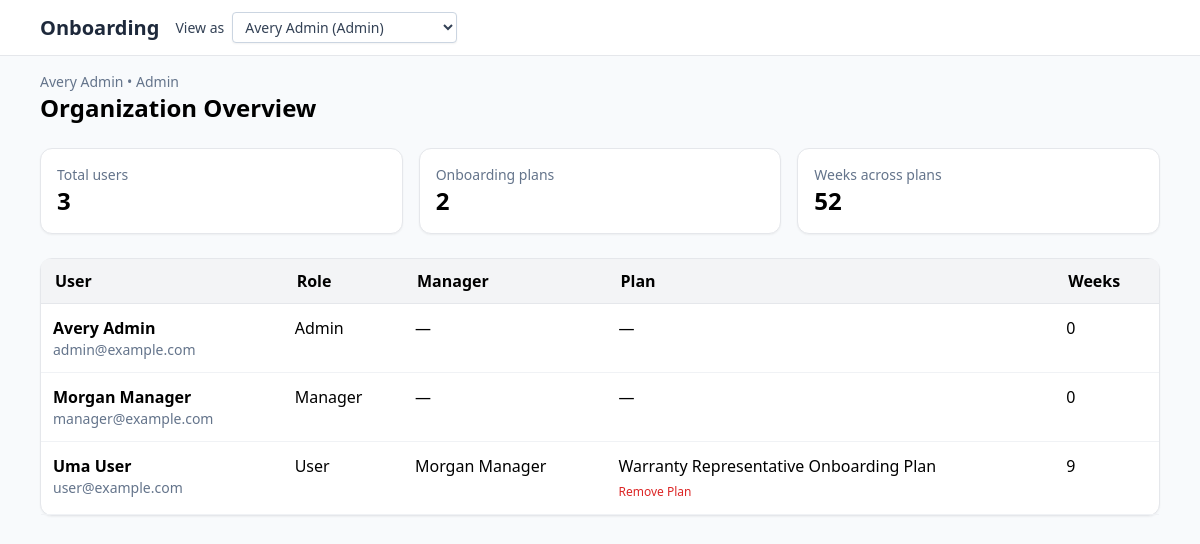
The page /admin/overview on the database its author committed.
### Onboarding/models.py (models this page shows, shortened)
class User(db.Model):
    __tablename__ = "users"
    id = db.Column(db.Integer, primary_key=True)
    email = db.Column(db.String(255), unique=True, nullable=False)
    full_name = db.Column(db.String(255), nullable=False)
    role = db.Column(db.String(32), nullable=False, default=RoleEnum.USER.value)
    onboarding_plan_id = db.Column(
        db.Integer, db.ForeignKey("onboarding_plans.id"), nullable=True
    )
    onboarding_plan = db.relationship("OnboardingPlan", back_populates="users")
    manager_id = db.Column(db.Integer, db.ForeignKey("users.id"), nullable=True)
    manager = db.relationship(
        "User",
        remote_side="User.id",
        back_populates="direct_reports",
        lazy="joined",
    )
    direct_reports = db.relationship(
        "User",
        back_populates="manager",
        lazy="selectin",
        cascade="all",
    )

class OnboardingPlan(db.Model):
    __tablename__ = "onboarding_plans"
    id = db.Column(db.Integer, primary_key=True)
    name = db.Column(db.String(255), nullable=False, default="Onboarding Plan")
    description = db.Column(db.Text, nullable=True)
    weeks = db.relationship(
        "Week",
        back_populates="onboarding_plan",
        lazy="selectin",
        cascade="all, delete-orphan",
    )
    users = db.relationship(
        "User",
        back_populates="onboarding_plan",
        lazy="selectin",
    )

### app.py (the view)
@app.get("/admin/overview")
def admin_overview():
    admin = current_user()
    require_role(admin, {RoleEnum.ADMIN.value})
    users = (
        User.query.options(
            selectinload(User.onboarding_plan).selectinload(OnboardingPlan.weeks),
            selectinload(User.manager),
        )
        .order_by(User.full_name.asc())
        .all()
    )
    plans = (
        OnboardingPlan.query.options(selectinload(OnboardingPlan.weeks))
        .order_by(OnboardingPlan.name.asc())
        .all()
    )
    return render_template(
        "admin_overview.html",
        admin=admin,
        users=users,
        plans=plans,
    )

### app.py (called while the page is built, shortened)
def current_user() -> User:
    email = (
        request.headers.get("X-User-Email")
        or request.args.get("as_user")
        or session.get("as_user")
    )
    query = User.query.options(selectinload(User.onboarding_plan))
    user = query.order_by(User.id.asc()).first()
    if not user:
        abort(404, description="No users available")
    return user

def require_role(user: User, allowed_roles: set[str]):
    if user.role not in allowed_roles:
        abort(403)

@app.context_processor
def inject_markdown_renderer():
    return dict(render_markdown=render_markdown)

@app.context_processor
def inject_user():
    u = session.get("user")
    return {"user": u or {"role": "guest"}}

@app.context_processor
def inject_user_switcher():
    users = User.query.order_by(User.role.asc(), User.full_name.asc()).all()
    active_user = None
    try:
        active_user = current_user()
    except Exception:
        active_user = None
    return {
        "switchable_users": users,
        "nav_current_user": active_user,
    }

### templates/admin_overview.html (shortened to what this page needs)
{% extends "base.html" %}
{% block content %}
<div class="flex items-center justify-between mb-6">
  <div>
    <p class="text-sm text-slate-500">{{ admin.full_name }} • Admin</p>
    <h1 class="text-2xl font-bold">Organization Overview</h1>
  </div>
</div>
<div class="grid md:grid-cols-3 gap-4 mb-6">
  <div class="bg-white border rounded-xl p-4 shadow-sm">
    <p class="text-sm text-slate-500">Total users</p>
    <p class="text-2xl font-semibold">{{ users|length }}</p>
  </div>
  <div class="bg-white border rounded-xl p-4 shadow-sm">
    <p class="text-sm text-slate-500">Onboarding plans</p>
    <p class="text-2xl font-semibold">{{ plans|length }}</p>
  </div>
  <div class="bg-white border rounded-xl p-4 shadow-sm">
    <p class="text-sm text-slate-500">Weeks across plans</p>
    <p class="text-2xl font-semibold">{{ plans|map(attribute='weeks')|map('length')|sum }}</p>
  </div>
</div>
<div class="bg-white border rounded-xl shadow-sm">
  <table class="table">
    <thead>
      <tr>
        <th>User</th>
        <th>Role</th>
        <th>Manager</th>
        <th>Plan</th>
        <th>Weeks</th>
      </tr>
    </thead>
    <tbody>
      {% for user in users %}
        <tr>
          <td>
            <div class="font-semibold">{{ user.full_name }}</div>
            <div class="text-sm text-slate-500">{{ user.email }}</div>
          </td>
          <td class="align-top">{{ user.role|capitalize }}</td>
          <td class="align-top">{{ user.manager.full_name if user.manager else '—' }}</td>
          <td class="align-top">
            {% if user.onboarding_plan %}
              <div>{{ user.onboarding_plan.name }}</div>
              <button hx-get="{{ url_for('admin_delete_user_plan', user_id=user.id) }}"
                      hx-target="#modal-container"
                      class="text-xs text-red-600 hover:text-red-800 hover:underline mt-1 inline-block bg-transparent border-0 p-0 cursor-pointer">
                Remove Plan
              </button>
            {% else %}
              —
            {% endif %}
          </td>
          <td class="align-top">{{ user.onboarding_plan.weeks|length if user.onboarding_plan else 0 }}</td>
        </tr>
      {% endfor %}
    </tbody>
  </table>
</div>
{% endblock %}

### templates/base.html (shortened to what this page needs)
<!doctype html>
<html lang="en">
<head>
  <script src="https://cdn.tailwindcss.com"></script>
  <link rel="stylesheet" href="{{ url_for('static', filename='site.css') }}?v={{ build_ts }}">
</head>
<body class="bg-slate-50 min-h-screen">
  <nav class="bg-white border-b sticky top-0 z-10">
    <div class="max-w-6xl mx-auto px-4 py-3 flex items-center gap-4">
      <a href="/weeks" class="text-xl font-semibold text-slate-800">Onboarding</a>
      {% if switchable_users %}
      <form method="get" action="{{ request.path }}" class="flex items-center gap-2 text-sm text-slate-700">
        <label for="user-switch" class="font-medium">View as</label>
        <select
          id="user-switch"
          name="as_user"
          class="rounded border border-slate-300 bg-white px-2 py-1 text-sm text-slate-700 shadow-sm"
          onchange="this.form.submit()"
        >
          {% for switch_user in switchable_users %}
          <option value="{{ switch_user.email }}" {% if nav_current_user and switch_user.id == nav_current_user.id %}selected{% endif %}>
            {{ switch_user.full_name }} ({{ switch_user.role | capitalize }})
          </option>
          {% endfor %}
        </select>
      </form>
      {% endif %}
    </div>
  </nav>
  <main class="max-w-6xl mx-auto p-4">
    {% block content %}{% endblock %}
  </main>
</body>
</html>

### Onboarding/static/site.css (style rules this page uses)
.table { width: 100%; border-collapse: separate; border-spacing: 0; }
.table thead tr { background: #f3f4f6; }
.table thead th { text-align: left; vertical-align: middle; font-weight: 700; padding: 12px 14px; border-bottom: 1px solid #e5e7eb; line-height: 1.25rem; }
.table thead th:first-child { border-top-left-radius: 8px; }
.table thead th:last-child { border-top-right-radius: 8px; }
.table tbody td { padding: 12px; border-bottom: 1px solid #f0f2f5; vertical-align: top; }
.align-top { vertical-align: top; }

### rows shown on the page
User: full_name "Avery Admin", email "admin@example.com", role "Admin", manager "—", onboarding_plan.weeks|length "0"
User: full_name "Morgan Manager", email "manager@example.com", role "Manager", manager "—", onboarding_plan.weeks|length "0"
User: full_name "Uma User", email "user@example.com", role "User", manager "Morgan Manager", onboarding_plan.name "Warranty Representative Onboarding Plan", onboarding_plan.weeks|length "9"

### other values the page prints
{{ users|length }} "3"
{{ plans|length }} "2"
{{ plans|map(attribute='weeks')|map('length')|sum }} "52"
form field as_user "Avery Admin (Admin)"
